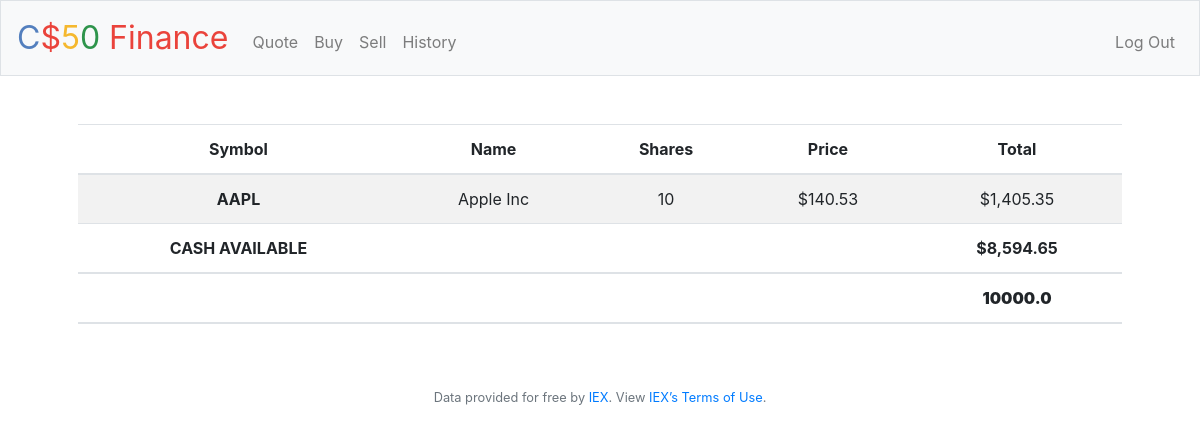
The page / (signed in) on the database its author committed.
### tables this page shows
CREATE TABLE transactions (
id INTEGER PRIMARY KEY AUTOINCREMENT, 
user_id INTEGER NOT NULL,
name TEXT NOT NULL,
shares INTEGER NOT NULL, 
price NUMERIC NOT NULL,
type TEXT NOT NULL, 
symbol TEXT NOT NULL,
time TIMESTAMP DEFAULT CURRENT_TIMESTAMP,
FOREIGN KEY(user_id) REFERENCES users(id)
);

CREATE TABLE users (id INTEGER, username TEXT NOT NULL, hash TEXT NOT NULL, cash NUMERIC NOT NULL DEFAULT 10000.00, PRIMARY KEY(id));

### application.py (the view)
@app.route("/")
@login_required
def index():
    user_id = session["user_id"]
    stocks = db.execute("SELECT symbol, name, price, SUM(shares) as totalshares FROM transactions WHERE user_id = ? GROUP BY symbol", user_id)
    cash = db.execute("SELECT cash FROM users WHERE id  = ?", user_id)[0]["cash"]
    total_cash = cash
    for stock in stocks:
        total_cash += stock["price"] * stock["totalshares"]
    return render_template("index.html", stocks = stocks, cash = cash, usd=usd, total_cash=total_cash)

### application.py (called while the page is built)
@app.after_request
def after_request(response):
    response.headers["Cache-Control"] = "no-cache, no-store, must-revalidate"
    response.headers["Expires"] = 0
    response.headers["Pragma"] = "no-cache"
    return response

### helpers.py (called while the page is built)
def login_required(f):
    @wraps(f)
    def decorated_function(*args, **kwargs):
        if session.get("user_id") is None:
            return redirect("/login")
        return f(*args, **kwargs)
    return decorated_function

def usd(value):
    return f"${value:,.2f}"

### templates/index.html (shortened to what this page needs)
{% extends "layout.html" %}
{% block main %}
    <table class="table table-striped">
  <thead>
    <tr>
      <th scope="col">Symbol</th>
      <th scope="col">Name</th>
      <th scope="col">Shares</th>
      <th scope="col">Price</th>
      <th scope="col">Total</th>
    </tr>
  </thead>
  <tbody>
      {% for stock in stocks %}
    <tr>
      <th scope="row">{{ stock["symbol"] }}</th>
      <td>{{ stock["name"]}}</td>
      <td>{{ stock["totalshares"]}}</td>
      <td>{{ usd(stock["price"]) }}</td>
      <td>{{ usd(stock["totalshares"] * stock["price"]) }}</td>
    </tr>
    {% endfor %}
    <thead>
      <tr>
        <th scope="col">CASH AVAILABLE</th>
        <th scope="col"></th>
        <th scope="col"></th>
        <th scope="col"></th>
        <th scope="row">{{ usd(cash) }}</th>
      </tr>
    </thead>
    <thead>
      <tr>
        <th scope="col"></th>
        <th scope="col"></th>
        <th scope="col"></th>
        <th scope="col"></th>
        <th scope="row"><b>{{ total_cash }}</b></th>
      </tr>
    </thead>
  </tbody>
</table>
{% endblock %}

### rows shown on the page
transactions: symbol "AAPL", name "Apple Inc", totalshares "10", price "$140.53", totalshares "$1,405.35"
users: cash "$8,594.65"

### other values the page prints
{{ total_cash }} "10000.0"
